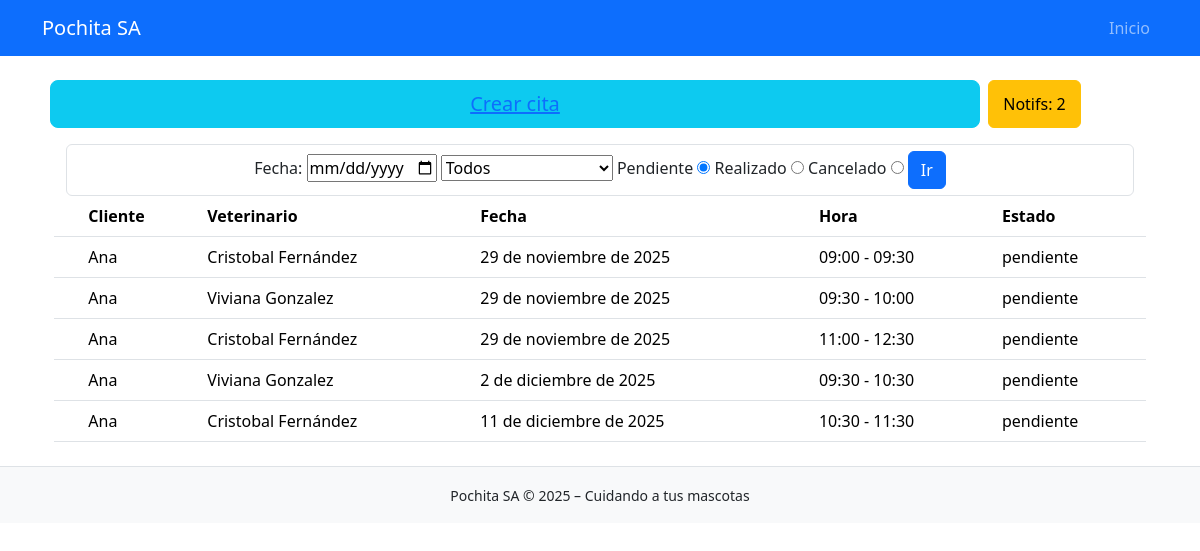
/horarios/, run on the app's committed database.
### horarios/models.py (models this page shows, shortened)
class Cita(models.Model):
    fecha = models.DateField(verbose_name="Fecha agendada")
    hora_inicial = models.IntegerField(verbose_name="Bloque inicial de cita")
    hora_final = models.IntegerField(verbose_name="Bloque final de cita")
    estado = models.CharField(max_length=9, choices=ESTADOS_DE_CITA, verbose_name="Estado")
    veterinario = models.ForeignKey(Veterinario, on_delete=models.CASCADE, verbose_name="Veterinario asignado")
    ficha_cliente = models.ForeignKey(FichaMascota, on_delete=models.CASCADE, verbose_name="Ficha Cliente")
    updated = models.DateTimeField(auto_now=True, verbose_name="Última vez actualizado")
    def bloques_a_tiempo(self, bloque):
        inicio_horario = datetime(self.fecha.year, self.fecha.month, self.fecha.day, 8, 0, 0, 0)
        result = inicio_horario + timedelta(minutes=(bloque - 1) * 30)
        return result.strftime('%H:%M')
    @property
    def hora_inicial_a_tiempo(self):
        return self.bloques_a_tiempo(self.hora_inicial)
    @property
    def hora_final_a_tiempo(self):
        return self.bloques_a_tiempo(self.hora_final)

### fichas_mascota/models.py (models this page shows, shortened)
class FichaMascota(models.Model):
    cliente = models.CharField(max_length=90, verbose_name="Nombre del dueño")
    mascota = models.CharField(max_length=30, verbose_name="Nombre de la mascota")
    especie = models.CharField(max_length=40, verbose_name="Especie de la mascota")
    edad = models.IntegerField(verbose_name="Edad de la mascota")
    peso = models.IntegerField(verbose_name="Peso de la mascota")
    vacunas = models.TextField(max_length=60, verbose_name="Descripción de vacunas")
    tratamientos_apli = models.TextField(max_length=200, verbose_name="Tratamientos aplicados")
    tratamientos_sig = models.TextField(max_length=100, verbose_name="Siguiente tratamiento por aplicar")
    telefono = models.CharField(max_length=15, verbose_name="Teléfono de contacto")
    created = models.DateTimeField(auto_now_add=True, verbose_name="Fecha creación")
    updated = models.DateTimeField(auto_now=True, verbose_name="Última vez actualizado")

### veterinarios/models.py (models this page shows, shortened)
class Veterinario(models.Model):
    nombre = models.CharField(max_length=120, verbose_name="Nombre de Veterinario")
    usuario = models.ForeignKey(User, on_delete=models.CASCADE, verbose_name="Cuenta de usuario")
    created = models.DateTimeField(auto_now_add=True, verbose_name="Fecha de registro")

### horarios/views.py (the view)
# urls.py: path('', views.horarios, name = "horarios"),
def horarios(req):
    veterinario = req.GET.get('veterinario')
    if veterinario:
        veterinario = veterinario.strip()
    estado = req.GET.get('estado', None)
    lista_estados = ["realizado", "pendiente", "cancelado"]
    if estado not in lista_estados: estado = "pendiente"
    fecha = localtime().date()
    try:
        lista_fecha = req.GET.get('fecha', None).split('-')
        for i in range(3):
            lista_fecha[i] = int(lista_fecha[i])
        fecha = date(lista_fecha[0], lista_fecha[1], lista_fecha[2])
    except: fecha = date(fecha.year, fecha.month, 1)
    fecha_max = fecha + relativedelta(months=1)
    fecha_max = date(fecha_max.year, fecha_max.month, calendar.monthrange(fecha_max.year, fecha_max.month)[1])
    if(veterinario): citas = Cita.objects.filter(fecha__range = (fecha, fecha_max), estado = estado, veterinario__id = veterinario).order_by('fecha')
    else: citas = Cita.objects.filter(fecha__range = (fecha, fecha_max), estado = estado).order_by('fecha')
    citas_canceladas = Cita.objects.filter(estado = "cancelado")
    veterinarios = Veterinario.objects.all().order_by('id')
    return render(req, 'horarios/horario.html', {
        'citas': citas,
        "citas_canceladas": citas_canceladas,
        'fecha_min': date(fecha.year, fecha.month, 1),
        'fecha_max': fecha_max,
        'veterinarios': veterinarios
    })

### core/processors.py (called while the page is built)
def ctx_dict(req):
    ctx = {
        "NOMBRE_PAGINA": "Pochita S.A",
        "LINK_GITHUB": "https://github.com/FrappuccinoIc/pochita_sa"
    }
    return ctx

### horarios/templates/horarios/horario.html (shortened to what this page needs)
{% extends 'horarios/base.html' %}
{% block content %}
<div class="container">
    <div class="row text-center mb-3 x-5">
        <button class="btn btn-info btn-lg btn-block col-10 mx-2"><a class="" href="/horarios/citas/registrar">Crear cita</a></button>
        <button class="btn btn-warning text-center col-1" ><a class="nav-link" href="/horarios/?estado=cancelado">Notifs: {{ citas_canceladas|length }}</a></button>
    </div>
    <div class="container">
        <form class="form-control text-center" method="get" action="">
            <label for="fecha">Fecha:</label>
            <input type="date" id="fecha" name="fecha"
                min="{{fecha_min.year}}-{{fecha_min.month}}-1"
                max="{{fecha_max.year}}-{{fecha_max.month}}-{{fecha_max.day}}"
            >
            <select name="veterinario" id="veterinario">
                <option value="">Todos</option>
            </select>
            <label for="pendiente">Pendiente</label>
            <input type="radio" id="pendiente" name="estado" value="pendiente" checked>
            <label for="realizado">Realizado</label>
            <input type="radio" id="realizado" name="estado" value="realizado">
            <label for="cancelado">Cancelado</label>
            <input type="radio" id="cancelado" name="estado" value="cancelado">
            <button class="btn btn-primary">Ir</button>
        </form>
    </div>
    <table class="table">
        <thead>
            <tr>
                <th scope="col"></th>
                <th scope="col">Cliente</th>
                <th scope="col">Veterinario</th>
                <th scope="col">Fecha</th>
                <th scope="col">Hora</th>
                <th scope="col">Estado</th>
            </tr>
        </thead>
    <tbody>
        {% for cita in citas %}
        <tr>
            <th scope="row"></th>
            <td>{{ cita.ficha_cliente.cliente }}</td>
            <td>{{ cita.veterinario.nombre }}</td>
            <td>{{ cita.fecha }}</td>
            <td>{{ cita.hora_inicial_a_tiempo }} - {{ cita.hora_final_a_tiempo }}</td>
            <td>{{ cita.estado }}</td>
        </tr>
        {% endfor %}
    </tbody>
    </table>
</div>
{% endblock %}

### data on the page
Cita: ficha_cliente.cliente "Ana", veterinario.nombre "Cristobal Fernández", fecha "29 de noviembre de 2025", hora_inicial_a_tiempo "09:00", hora_final_a_tiempo "09:30", estado "pendiente"
Cita: ficha_cliente.cliente "Ana", veterinario.nombre "Viviana Gonzalez", fecha "29 de noviembre de 2025", hora_inicial_a_tiempo "09:30", hora_final_a_tiempo "10:00", estado "pendiente"
Cita: ficha_cliente.cliente "Ana", veterinario.nombre "Cristobal Fernández", fecha "29 de noviembre de 2025", hora_inicial_a_tiempo "11:00", hora_final_a_tiempo "12:30", estado "pendiente"
Cita: ficha_cliente.cliente "Ana", veterinario.nombre "Viviana Gonzalez", fecha "2 de diciembre de 2025", hora_inicial_a_tiempo "09:30", hora_final_a_tiempo "10:30", estado "pendiente"
Cita: ficha_cliente.cliente "Ana", veterinario.nombre "Cristobal Fernández", fecha "11 de diciembre de 2025", hora_inicial_a_tiempo "10:30", hora_final_a_tiempo "11:30", estado "pendiente"

### other printed values
{{ citas_canceladas|length }} "2"
